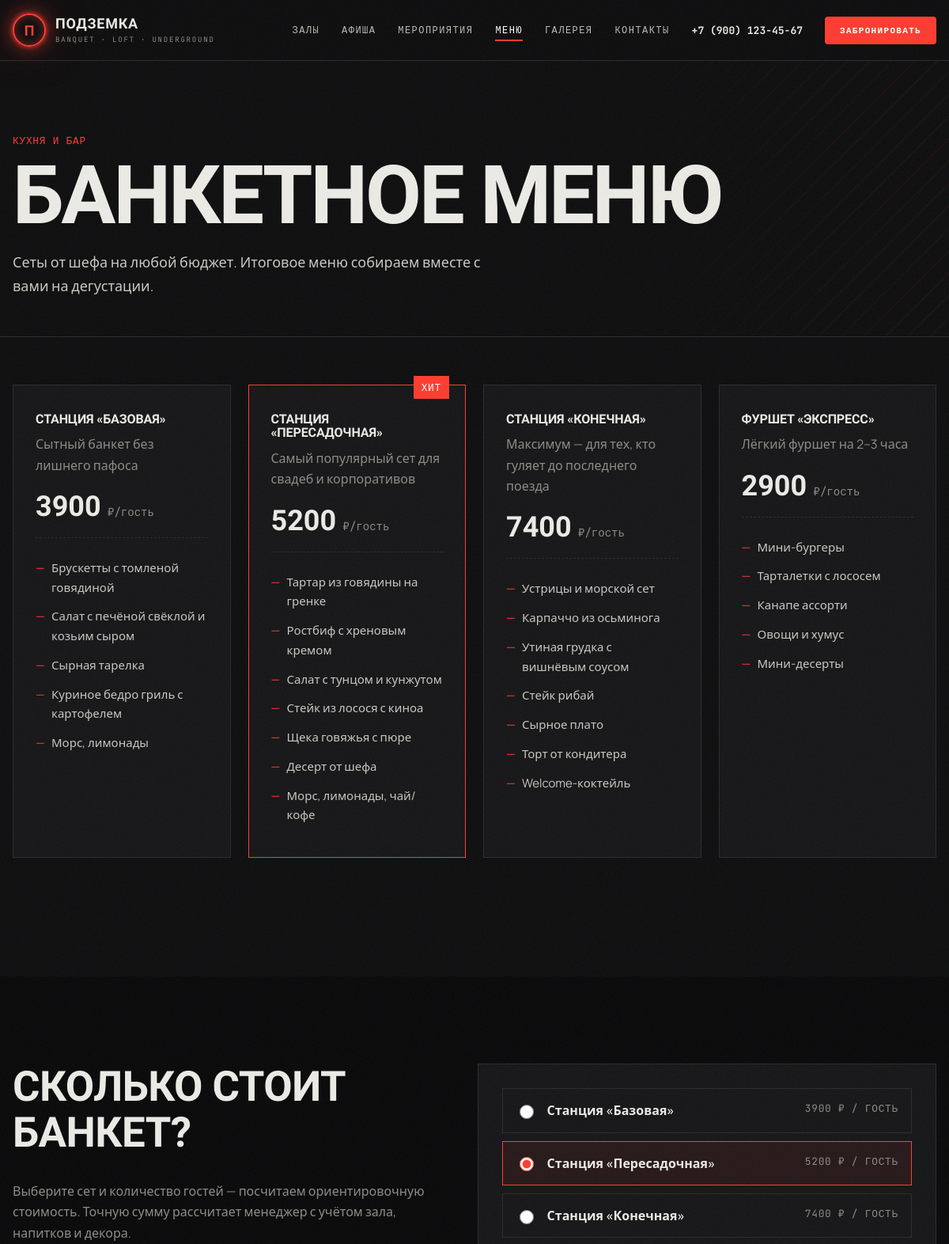
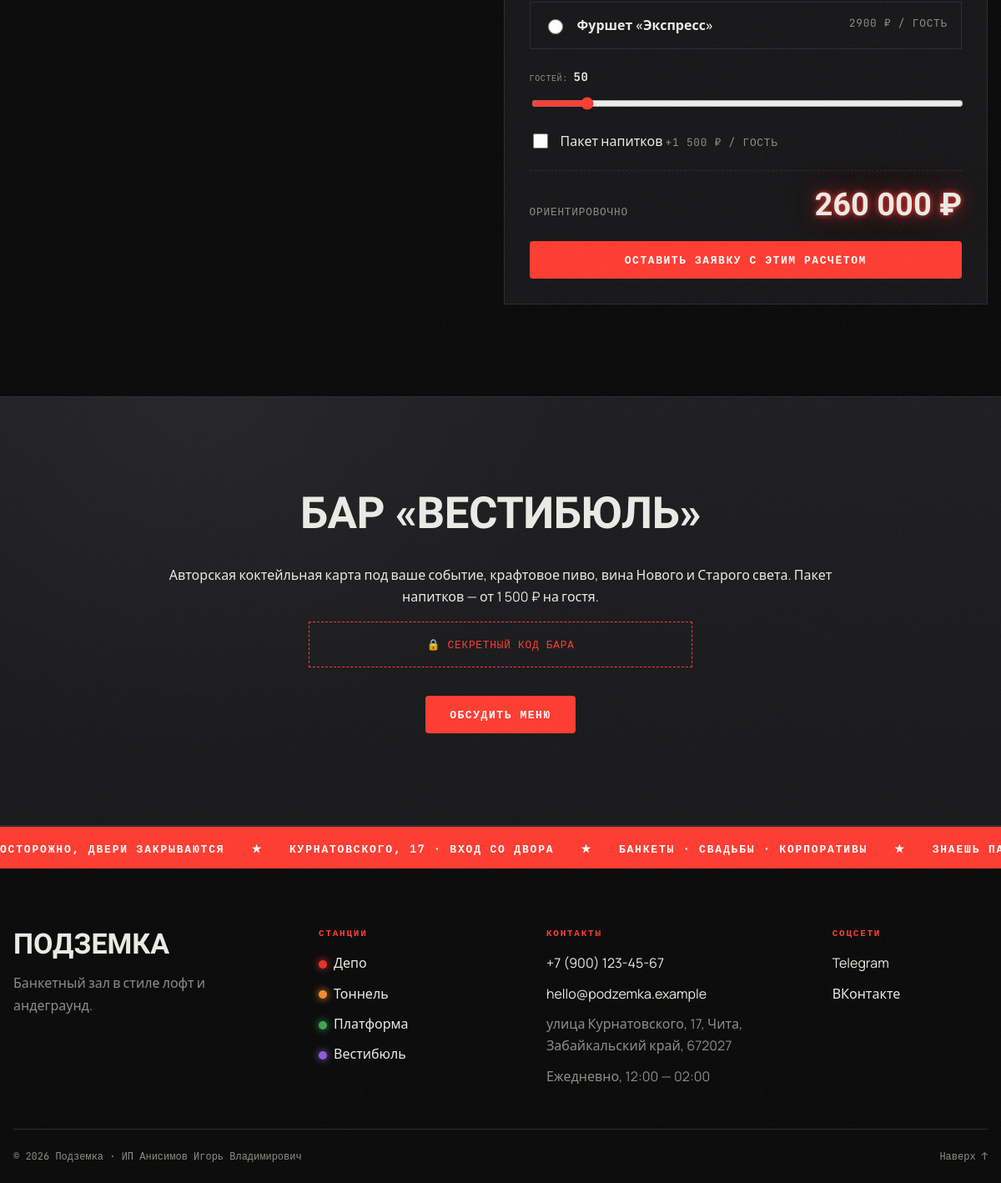
The app's page /menu/ with its own data (2 pictures, top to bottom).
### venue/models.py (models this page shows, shortened)
class MenuPackage(models.Model):
    name = models.CharField("Название", max_length=100)
    description = models.CharField("Описание", max_length=255)
    price_per_person = models.PositiveIntegerField("Цена, ₽/гость")
    items = models.TextField("Состав", help_text="Каждая позиция — с новой строки")
    is_featured = models.BooleanField("Хит", default=False)
    order = models.PositiveSmallIntegerField("Порядок", default=0)
    class Meta:
        verbose_name = "Банкетное меню"
        verbose_name_plural = "Банкетные меню"
        ordering = ["order", "id"]
    def items_list(self):
        return [i.strip() for i in self.items.splitlines() if i.strip()]

class Hall(models.Model):
    name = models.CharField("Название", max_length=100)
    line_color = models.CharField(
        "Цвет линии (HEX)", max_length=7, default="#e4312b",
        help_text="Цвет «ветки метро» для зала, например #e4312b",
    )
    line_number = models.PositiveSmallIntegerField("Номер линии", default=1)
    short_description = models.CharField("Короткое описание", max_length=255)
    description = models.TextField("Полное описание")
    capacity_banquet = models.PositiveIntegerField("Вместимость (банкет)")
    capacity_buffet = models.PositiveIntegerField("Вместимость (фуршет)")
    area = models.PositiveIntegerField("Площадь, м²")
    price_from = models.PositiveIntegerField("Цена от, ₽/гость")
    features = models.TextField(
        "Особенности", blank=True,
        help_text="Каждая особенность — с новой строки",
    )
    image = models.CharField(
        "Картинка (путь в static)", max_length=200, default="img/hall-depo.jpg",
    )
    order = models.PositiveSmallIntegerField("Порядок", default=0)
    is_active = models.BooleanField("Показывать на сайте", default=True)
    class Meta:
        verbose_name = "Зал"
        verbose_name_plural = "Залы"
        ordering = ["order", "id"]
    def get_absolute_url(self):
        return reverse("venue:hall_detail", kwargs={"pk": self.pk})

### venue/views.py (the view)
# urls.py: path("menu/", views.menu, name="menu"),
def menu(request):
    return render(request, "venue/menu.html", {
        "packages": MenuPackage.objects.all(),
    })

### venue/context_processors.py (called while the page is built)
def site_info(request):
    promo = settings.PROMO
    promo_active = datetime.date.today() <= datetime.date.fromisoformat(promo["until"])
    return {
        "site": settings.SITE_INFO,
        "nav_halls": Hall.objects.filter(is_active=True),
        "promo": promo if promo_active else None,
    }

### templates/venue/menu.html (shortened to what this page needs)
{% extends "base.html" %}
{% block content %}
<section class="page-head">
  <div class="container">
    <p class="mono muted">Кухня и бар</p>
    <h1 class="page-head__title">Банкетное меню</h1>
    <p class="page-head__lead">Сеты от шефа на любой бюджет. Итоговое меню собираем вместе с вами на дегустации.</p>
  </div>
</section>
<section class="section section--tight">
  <div class="container packages">
    {% for p in packages %}
      {% include "includes/package_card.html" with p=p %}
    {% empty %}
      <p class="muted">Меню пока пустое — загляните в админку.</p>
    {% endfor %}
  </div>
</section>
{% if packages %}
<section class="section section--dark">
  <div class="container calc" data-calc>
    <div>
      <h2 class="section__title">Сколько стоит банкет?</h2>
      <p class="muted">Выберите сет и количество гостей — посчитаем ориентировочную стоимость. Точную сумму рассчитает менеджер с учётом зала, напитков и декора.</p>
    </div>
    <div class="calc__box">
      <div class="calc__packages">
        {% for p in packages %}
          <label class="calc__pkg">
            <input type="radio" name="calc-package" value="{{ p.price_per_person }}" data-name="{{ p.name }}"{% if p.is_featured %} checked{% endif %}>
            <span><b>{{ p.name }}</b><small class="mono">{{ p.price_per_person }} ₽ / гость</small></span>
          </label>
        {% endfor %}
      </div>
      <label class="calc__guests">
        <span class="field__label mono">Гостей: <b data-calc-guests-out>50</b></span>
        <input type="range" min="10" max="350" step="5" value="50" data-calc-guests>
      </label>
      <label class="calc__drinks">
        <input type="checkbox" data-calc-drinks value="1500">
        <span>Пакет напитков <small class="mono muted">+1 500 ₽ / гость</small></span>
      </label>
      <div class="calc__total">
        <span class="mono muted">Ориентировочно</span>
        <output data-calc-total>—</output>
      </div>
      <a href="{% url 'venue:booking' %}" class="btn btn--neon btn--block" data-calc-link>Оставить заявку с этим расчётом</a>
    </div>
  </div>
</section>
{% endif %}
<section class="section section--concrete">
  <div class="container narrow center">
    <h2 class="section__title">Бар «Вестибюль»</h2>
    <p>Авторская коктейльная карта под ваше событие, крафтовое пиво, вина Нового и Старого света. Пакет напитков — от 1 500 ₽ на гостя.</p>
    <details class="secret">
      <summary class="mono">🔒 Секретный код бара</summary>
    </details>
    <a href="{% url 'venue:booking' %}" class="btn btn--neon">Обсудить меню</a>
  </div>
</section>
{% endblock %}

### templates/includes/package_card.html
<article class="package{% if p.is_featured %} package--featured{% endif %}">
  {% if p.is_featured %}<span class="package__badge mono">хит</span>{% endif %}
  <h3 class="package__name">{{ p.name }}</h3>
  <p class="muted">{{ p.description }}</p>
  <div class="package__price"><span>{{ p.price_per_person }}</span> ₽/гость</div>
  <ul class="package__items">
    {% for item in p.items_list %}<li>{{ item }}</li>{% endfor %}
  </ul>
</article>

### templates/includes/footer.html (shortened to what this page needs)
<footer class="footer">
  <div class="ticker" aria-hidden="true">
    <div class="ticker__track">
      {% for i in "1234" %}
        <span>Осторожно, двери закрываются</span><span>★</span>
        <span>Курнатовского, 17 · вход со двора</span><span>★</span>
        <span>Банкеты · свадьбы · корпоративы</span><span>★</span>
        <span>Знаешь пароль? −{{ site.bar_discount }}% в баре</span><span>★</span>
      {% endfor %}
    </div>
  </div>
  <div class="container footer__grid">
    <div>
      <div class="footer__logo">Подземка</div>
      <p class="muted">{{ site.tagline }}.</p>
    </div>
    <div>
      <div class="footer__title">Станции</div>
      <ul class="footer__list">
        {% for hall in nav_halls %}
          <li><a href="{{ hall.get_absolute_url }}"><i class="dot" style="--c: {{ hall.line_color }}"></i>{{ hall.name }}</a></li>
        {% endfor %}
      </ul>
    </div>
    <div>
      <div class="footer__title">Контакты</div>
      <ul class="footer__list">
        <li><a href="tel:{{ site.phone_raw }}">{{ site.phone }}</a></li>
        <li><a href="mailto:{{ site.email }}">{{ site.email }}</a></li>
        <li class="muted">{{ site.address }}</li>
        <li class="muted">{{ site.hours }}</li>
      </ul>
    </div>
    <div>
      <div class="footer__title">Соцсети</div>
      <ul class="footer__list">
        <li><a href="{{ site.telegram }}" target="_blank">Telegram</a></li>
        <li><a href="{{ site.vk }}" target="_blank">ВКонтакте</a></li>
      </ul>
    </div>
  </div>
  <div class="container footer__bottom">
    <span>© {% now "Y" %} {{ site.name }} · {{ site.legal_name }}</span>
    <a href="#main" class="muted">Наверх ↑</a>
  </div>
</footer>

### records on screen
MenuPackage: name "СТАНЦИЯ «БАЗОВАЯ»", description "Сытный банкет без лишнего пафоса", price_per_person "3900", items_list "Брускетты с томленой говядиной" "Салат с печёной свёклой и козьим сыром" "Сырная тарелка" "Куриное бедро гриль с картофелем" "Морс, лимонады", is_featured "☐ Станция «Базовая» 3900 ₽ / ГОС", name "Станция «Базовая»"
MenuPackage: shows "ХИТ", name "СТАНЦИЯ «ПЕРЕСАДОЧНАЯ»", description "Самый популярный сет для свадеб и корпоративов", price_per_person "5200", items_list "Тартар из говядины на гренке" "Ростбиф с хреновым кремом" "Салат с тунцом и кунжутом" "Стейк из лосося с киноа" "Щека говяжья с пюре" "Десерт от шефа" "Морс, лимонады, чай/кофе", is_featured "☑ Станция «Пересадочная» 5200 ₽", name "Станция «Пересадочная»"
MenuPackage: name "СТАНЦИЯ «КОНЕЧНАЯ»", description "Максимум — для тех, кто гуляет до последнего поезда", price_per_person "7400", items_list "Устрицы и морской сет" "Карпаччо из осьминога" "Утиная грудка с вишнёвым соусом" "Стейк рибай" "Сырное плато" "Торт от кондитера" "Welcome-коктейль", is_featured "☐ Станция «Конечная» 7400 ₽ / ГО", name "Станция «Конечная»"
MenuPackage: name "ФУРШЕТ «ЭКСПРЕСС»", description "Лёгкий фуршет на 2–3 часа", price_per_person "2900", items_list "Мини-бургеры" "Тарталетки с лососем" "Канапе ассорти" "Овощи и хумус" "Мини-десерты", is_featured "☐ Фуршет «Экспресс» 2900 ₽ / ГОС", name "Фуршет «Экспресс»"
Hall: name "Депо"
Hall: name "Тоннель"
Hall: name "Платформа"
Hall: name "Вестибюль"

### other values on screen
{{ site.phone }} "+7 (900) 123-45-67"
{{ site.tagline }} "Банкетный зал в стиле лофт и андеграунд"
{{ site.email }} "hello@podzemka.example"
{{ site.address }} "улица Курнатовского, 17, Чита, Забайкальский край, 672027"
{{ site.hours }} "Ежедневно, 12:00 — 02:00"
{{ site.name }} "Подземка"
{{ site.legal_name }} "ИП Анисимов Игорь Владимирович"
